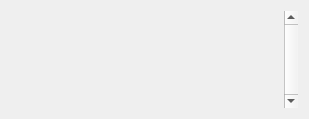
<?xml version="1.0" encoding="UTF-8"?>
<ui version="4.0">
 <class>WndMenu</class>
 <widget class="QDialog" name="WndMenu">
  <property name="geometry">
   <rect>
    <x>0</x>
    <y>0</y>
    <width>309</width>
    <height>119</height>
   </rect>
  </property>
  <property name="windowTitle">
   <string>Dialog</string>
  </property>
  <property name="styleSheet">
   <string notr="true">QLabel {
	font: 14pt &quot;Monospace&quot;;
}

QLabel[checked=&quot;true&quot;] {	
	background-color: rgb(85, 0, 0);
}
</string>
  </property>
  <layout class="QVBoxLayout" name="verticalLayout">
   <item>
    <widget class="QScrollArea" name="scrollArea">
     <property name="frameShape">
      <enum>QFrame::NoFrame</enum>
     </property>
     <property name="frameShadow">
      <enum>QFrame::Plain</enum>
     </property>
     <property name="verticalScrollBarPolicy">
      <enum>Qt::ScrollBarAlwaysOn</enum>
     </property>
     <property name="widgetResizable">
      <bool>true</bool>
     </property>
     <widget class="QWidget" name="scrollAreaWidgetContents">
      <property name="geometry">
       <rect>
        <x>0</x>
        <y>0</y>
        <width>275</width>
        <height>101</height>
       </rect>
      </property>
      <layout class="QVBoxLayout" name="verticalLayout_2"/>
     </widget>
    </widget>
   </item>
  </layout>
 </widget>
 <resources/>
 <connections/>
</ui>
